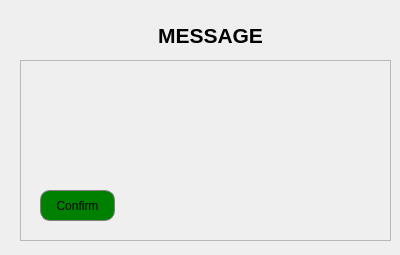
<?xml version="1.0" encoding="UTF-8"?>
<ui version="4.0">
 <class>PopUpMessage</class>
 <widget class="QDialog" name="PopUpMessage">
  <property name="geometry">
   <rect>
    <x>0</x>
    <y>0</y>
    <width>400</width>
    <height>255</height>
   </rect>
  </property>
  <property name="windowTitle">
   <string>Message</string>
  </property>
  <widget class="QFrame" name="frame">
   <property name="geometry">
    <rect>
     <x>20</x>
     <y>60</y>
     <width>371</width>
     <height>181</height>
    </rect>
   </property>
   <property name="frameShape">
    <enum>QFrame::StyledPanel</enum>
   </property>
   <property name="frameShadow">
    <enum>QFrame::Raised</enum>
   </property>
   <widget class="QPushButton" name="btnConfirm">
    <property name="geometry">
     <rect>
      <x>20</x>
      <y>130</y>
      <width>75</width>
      <height>31</height>
     </rect>
    </property>
    <property name="styleSheet">
     <string notr="true">   QPushButton {
         border: 1px solid gray;
         border-radius: 10px;
		 background-color: green;
	
	
     }

 </string>
    </property>
    <property name="text">
     <string>Confirm</string>
    </property>
   </widget>
   <widget class="QLabel" name="lbPopUpMessage">
    <property name="geometry">
     <rect>
      <x>20</x>
      <y>39</y>
      <width>331</width>
      <height>51</height>
     </rect>
    </property>
    <property name="font">
     <font>
      <pointsize>12</pointsize>
      <weight>75</weight>
      <italic>true</italic>
      <bold>true</bold>
     </font>
    </property>
    <property name="text">
     <string/>
    </property>
    <property name="alignment">
     <set>Qt::AlignCenter</set>
    </property>
   </widget>
  </widget>
  <widget class="QLabel" name="label_18">
   <property name="geometry">
    <rect>
     <x>100</x>
     <y>20</y>
     <width>221</width>
     <height>31</height>
    </rect>
   </property>
   <property name="sizePolicy">
    <sizepolicy hsizetype="Ignored" vsizetype="Preferred">
     <horstretch>0</horstretch>
     <verstretch>0</verstretch>
    </sizepolicy>
   </property>
   <property name="font">
    <font>
     <pointsize>16</pointsize>
     <weight>75</weight>
     <bold>true</bold>
    </font>
   </property>
   <property name="text">
    <string>MESSAGE</string>
   </property>
   <property name="alignment">
    <set>Qt::AlignCenter</set>
   </property>
  </widget>
 </widget>
 <resources/>
 <connections/>
</ui>
